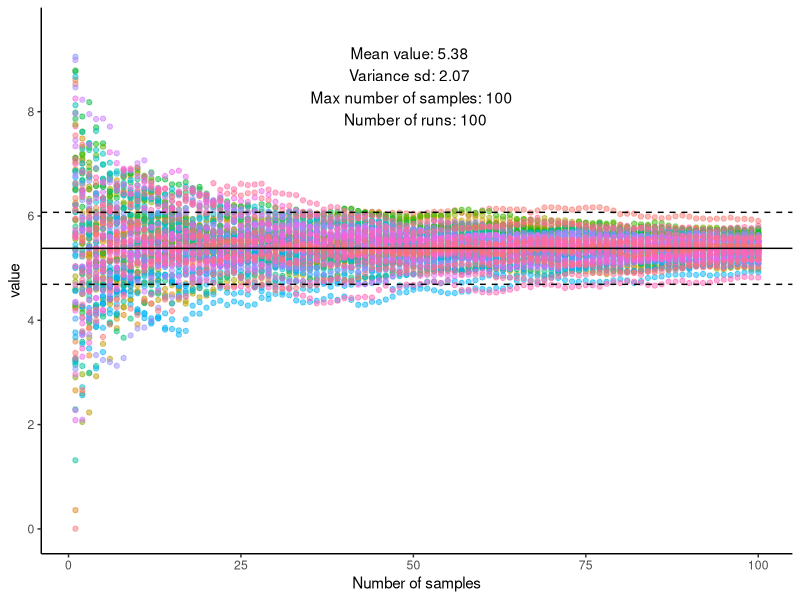

Source code (R):
library(tidyverse)
library(TTR)


#Lugol_stats <- data.frame("Experiment"= c("EXP","STAT","LSTAT_NH4", "LSTAT_NO3"), "Mean_c_length" = c(5.3807, 3.8943, NaN, NaN), "Variance_c_length" = c(2.0677, 1.6253,NaN,NaN))

Mean_average  <-5.38     #The average used in the model
Variance_sd <-2.07       #The sd used in the model
Number_of_samples <- 100  #The maximum number of samples
Number_of_runs <- 100    #Number of times to run the model


Raw_dataframe_exp <- data.frame(matrix(0, ncol = Number_of_runs, nrow = Number_of_samples))  #Create a dataframe for the simulated data


for (i in 1:Number_of_samples) {
  
  
  Raw_dataframe_exp[i,]<- rnorm(Number_of_runs, mean=Mean_average, sd=Variance_sd)  #Create the simulated data 100 tines for the length of the empty dataframe
  
  }



Sliding_mean_exp <-data.frame(matrix(0, ncol = Number_of_runs, nrow = Number_of_samples)) #Create a dataframe for the sliding average
Sliding_sd_exp <-data.frame(matrix(0, ncol = Number_of_runs, nrow = Number_of_samples)) #Creating a dataframe for the slding sd

for (i in 1:Number_of_runs) { 
  
  Sliding_mean_exp[,i]  <- runMean(Raw_dataframe_exp[,i], n=1, cumulative = TRUE) #Create the sliding mean, cumulative adds the new number each time, n determines when the firs value should be 
  Sliding_sd_exp[,i] <- runSD(Raw_dataframe_exp[,i], n=1, cumulative = TRUE) #same but for sd
  
  
  
}

data_long <- gather(Sliding_mean_exp)  #this rearange the data to a format that can acctually be plotted
data_long$n_sample <- rep(1:Number_of_samples, times=Number_of_runs) # This adds the number of samples that is used for the average, THIS WILL NEED TO CHANGE IF I WANT TO CHANGE NUMBER OF RUNS AND MAX NUMBER OF SAMPLES!


ggplot(data_long, aes(x=n_sample, y=value, color=key))+
  geom_point(show.legend = FALSE, alpha=0.5)+
  geom_hline(aes(yintercept=Mean_average))+
  geom_hline(aes(yintercept=Mean_average-(Variance_sd/3)), linetype="dashed")+  ##The errorbars are 1/3 of sd, to line up with the final derivation, might want to change that
  geom_hline(aes(yintercept=Mean_average+(Variance_sd/3)),linetype="dashed")+
  scale_y_continuous(limits = c(0,Mean_average+Variance_sd*2), n.breaks = 7)+
  xlab("Number of samples")+
  theme_classic()+
  annotate("text", x = Number_of_runs/2, y = Mean_average+Variance_sd*1.5, label = paste("Mean value:",Mean_average,
                                                                                         "\ \nVariance sd:", Variance_sd,
                                                                                         "\ \n Max number of samples:", Number_of_runs,
                                                                                         "\ \n Number of runs:", Number_of_runs))
  
